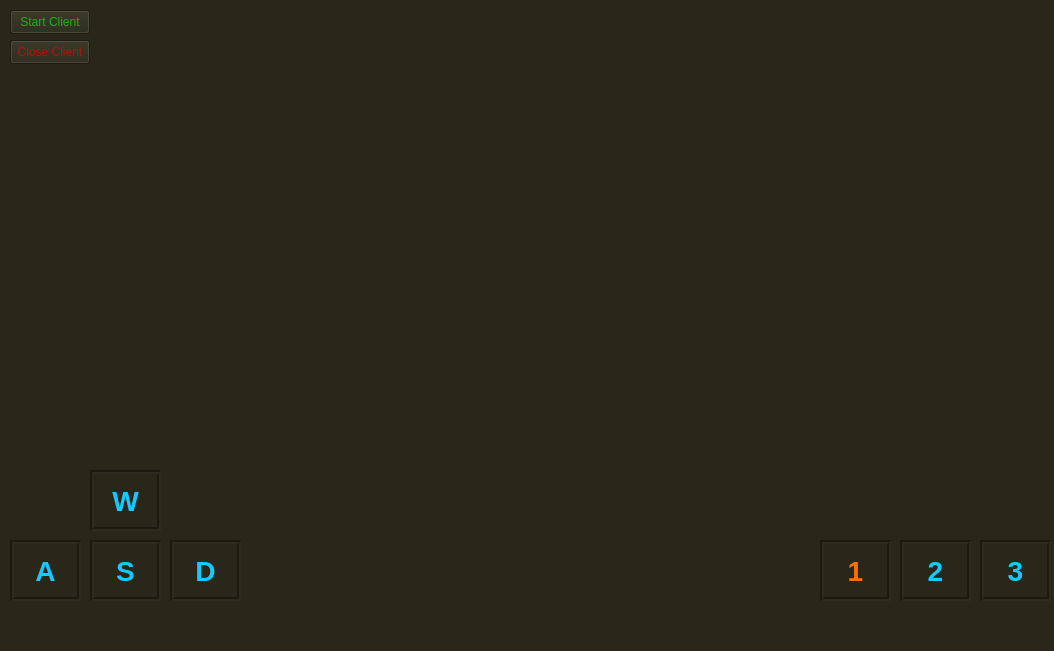
<?xml version="1.0" encoding="UTF-8"?>
<ui version="4.0">
 <class>ControlWindow</class>
 <widget class="QMainWindow" name="ControlWindow">
  <property name="geometry">
   <rect>
    <x>0</x>
    <y>0</y>
    <width>1054</width>
    <height>651</height>
   </rect>
  </property>
  <property name="windowTitle">
   <string>ControlWindow</string>
  </property>
  <property name="styleSheet">
   <string notr="true">background-color: rgb(40, 39, 25);</string>
  </property>
  <widget class="QWidget" name="centralwidget">
   <widget class="QLabel" name="w_key">
    <property name="geometry">
     <rect>
      <x>90</x>
      <y>470</y>
      <width>71</width>
      <height>61</height>
     </rect>
    </property>
    <property name="font">
     <font>
      <pointsize>21</pointsize>
      <bold>true</bold>
     </font>
    </property>
    <property name="styleSheet">
     <string notr="true">color: rgb(23, 201, 255);
border-color: rgb(23, 201, 255);</string>
    </property>
    <property name="frameShape">
     <enum>QFrame::Box</enum>
    </property>
    <property name="frameShadow">
     <enum>QFrame::Sunken</enum>
    </property>
    <property name="lineWidth">
     <number>2</number>
    </property>
    <property name="text">
     <string>W</string>
    </property>
    <property name="alignment">
     <set>Qt::AlignCenter</set>
    </property>
   </widget>
   <widget class="QLabel" name="a_key">
    <property name="geometry">
     <rect>
      <x>10</x>
      <y>540</y>
      <width>71</width>
      <height>61</height>
     </rect>
    </property>
    <property name="font">
     <font>
      <pointsize>21</pointsize>
      <bold>true</bold>
     </font>
    </property>
    <property name="styleSheet">
     <string notr="true">color: rgb(23, 201, 255);
border-color: rgb(23, 201, 255);</string>
    </property>
    <property name="frameShape">
     <enum>QFrame::Box</enum>
    </property>
    <property name="frameShadow">
     <enum>QFrame::Sunken</enum>
    </property>
    <property name="lineWidth">
     <number>2</number>
    </property>
    <property name="text">
     <string>A</string>
    </property>
    <property name="alignment">
     <set>Qt::AlignCenter</set>
    </property>
   </widget>
   <widget class="QLabel" name="d_key">
    <property name="geometry">
     <rect>
      <x>170</x>
      <y>540</y>
      <width>71</width>
      <height>61</height>
     </rect>
    </property>
    <property name="font">
     <font>
      <pointsize>21</pointsize>
      <bold>true</bold>
     </font>
    </property>
    <property name="styleSheet">
     <string notr="true">color: rgb(23, 201, 255);
border-color: rgb(23, 201, 255);</string>
    </property>
    <property name="frameShape">
     <enum>QFrame::Box</enum>
    </property>
    <property name="frameShadow">
     <enum>QFrame::Sunken</enum>
    </property>
    <property name="lineWidth">
     <number>2</number>
    </property>
    <property name="text">
     <string>D</string>
    </property>
    <property name="alignment">
     <set>Qt::AlignCenter</set>
    </property>
   </widget>
   <widget class="QLabel" name="s_key">
    <property name="geometry">
     <rect>
      <x>90</x>
      <y>540</y>
      <width>71</width>
      <height>61</height>
     </rect>
    </property>
    <property name="font">
     <font>
      <pointsize>21</pointsize>
      <bold>true</bold>
     </font>
    </property>
    <property name="styleSheet">
     <string notr="true">color: rgb(23, 201, 255);
border-color: rgb(23, 201, 255);</string>
    </property>
    <property name="frameShape">
     <enum>QFrame::Box</enum>
    </property>
    <property name="frameShadow">
     <enum>QFrame::Sunken</enum>
    </property>
    <property name="lineWidth">
     <number>2</number>
    </property>
    <property name="text">
     <string>S</string>
    </property>
    <property name="alignment">
     <set>Qt::AlignCenter</set>
    </property>
   </widget>
   <widget class="QPushButton" name="start_client_button">
    <property name="geometry">
     <rect>
      <x>10</x>
      <y>10</y>
      <width>80</width>
      <height>24</height>
     </rect>
    </property>
    <property name="styleSheet">
     <string notr="true">color: rgb(24, 179, 24);</string>
    </property>
    <property name="text">
     <string>Start Client</string>
    </property>
   </widget>
   <widget class="QPushButton" name="close_client_button">
    <property name="geometry">
     <rect>
      <x>10</x>
      <y>40</y>
      <width>80</width>
      <height>24</height>
     </rect>
    </property>
    <property name="styleSheet">
     <string notr="true">color: rgb(180, 19, 7);</string>
    </property>
    <property name="text">
     <string>Close Client</string>
    </property>
   </widget>
   <widget class="QLabel" name="three_key">
    <property name="geometry">
     <rect>
      <x>980</x>
      <y>540</y>
      <width>71</width>
      <height>61</height>
     </rect>
    </property>
    <property name="font">
     <font>
      <pointsize>21</pointsize>
      <bold>true</bold>
     </font>
    </property>
    <property name="styleSheet">
     <string notr="true">color: rgb(23, 201, 255);
border-color: rgb(23, 201, 255);</string>
    </property>
    <property name="frameShape">
     <enum>QFrame::Box</enum>
    </property>
    <property name="frameShadow">
     <enum>QFrame::Sunken</enum>
    </property>
    <property name="lineWidth">
     <number>2</number>
    </property>
    <property name="text">
     <string>3</string>
    </property>
    <property name="alignment">
     <set>Qt::AlignCenter</set>
    </property>
   </widget>
   <widget class="QLabel" name="two_key">
    <property name="geometry">
     <rect>
      <x>900</x>
      <y>540</y>
      <width>71</width>
      <height>61</height>
     </rect>
    </property>
    <property name="font">
     <font>
      <pointsize>21</pointsize>
      <bold>true</bold>
     </font>
    </property>
    <property name="styleSheet">
     <string notr="true">color: rgb(23, 201, 255);
border-color: rgb(23, 201, 255);</string>
    </property>
    <property name="frameShape">
     <enum>QFrame::Box</enum>
    </property>
    <property name="frameShadow">
     <enum>QFrame::Sunken</enum>
    </property>
    <property name="lineWidth">
     <number>2</number>
    </property>
    <property name="text">
     <string>2</string>
    </property>
    <property name="alignment">
     <set>Qt::AlignCenter</set>
    </property>
   </widget>
   <widget class="QLabel" name="one_key">
    <property name="geometry">
     <rect>
      <x>820</x>
      <y>540</y>
      <width>71</width>
      <height>61</height>
     </rect>
    </property>
    <property name="font">
     <font>
      <pointsize>21</pointsize>
      <bold>true</bold>
     </font>
    </property>
    <property name="styleSheet">
     <string notr="true">color: rgb(252 ,111, 3);
border-color: rgb(23, 201, 255);</string>
    </property>
    <property name="frameShape">
     <enum>QFrame::Box</enum>
    </property>
    <property name="frameShadow">
     <enum>QFrame::Sunken</enum>
    </property>
    <property name="lineWidth">
     <number>2</number>
    </property>
    <property name="text">
     <string>1</string>
    </property>
    <property name="alignment">
     <set>Qt::AlignCenter</set>
    </property>
   </widget>
  </widget>
  <widget class="QMenuBar" name="menubar">
   <property name="geometry">
    <rect>
     <x>0</x>
     <y>0</y>
     <width>1054</width>
     <height>21</height>
    </rect>
   </property>
  </widget>
  <widget class="QStatusBar" name="statusbar"/>
 </widget>
 <resources/>
 <connections/>
</ui>
